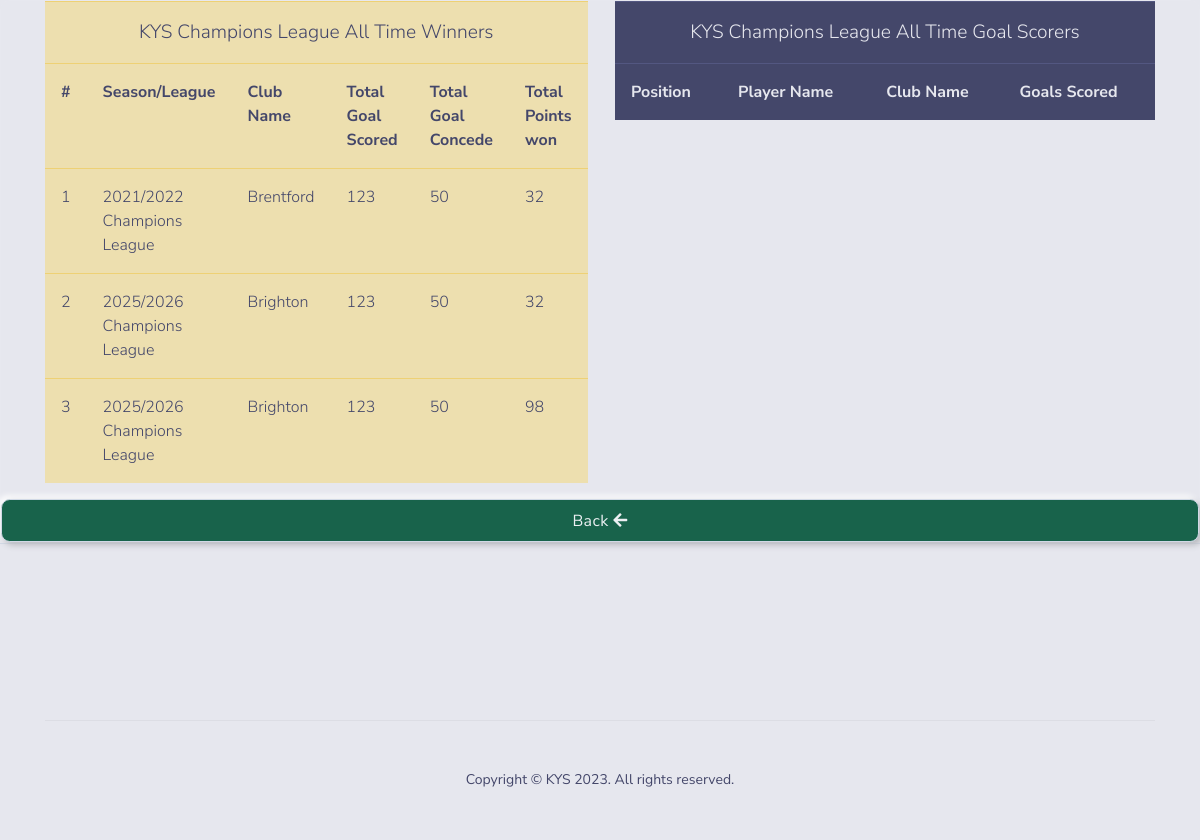
Screenshot of /admin/get_winners/3 with the database file from the repository.
### tables this page shows
CREATE TABLE IF NOT EXISTS `leagues` (
  `id` int(11) NOT NULL AUTO_INCREMENT,
  `type` enum('Premier League','FA Cup','Champions League') NOT NULL,
  `seasonid` int(11) NOT NULL,
  PRIMARY KEY (`id`)
);

CREATE TABLE IF NOT EXISTS `winners` (
  `id` int(11) NOT NULL AUTO_INCREMENT,
  `teamid` int(11) NOT NULL,
  `leagueid` int(11) NOT NULL,
  `seasonid` int(11) NOT NULL,
  `goal_scored` int(11) NOT NULL,
  `goal_concede` int(11) NOT NULL,
  `points` int(11) NOT NULL,
  PRIMARY KEY (`id`)
);

CREATE TABLE IF NOT EXISTS `seasons` (
  `id` int(11) NOT NULL AUTO_INCREMENT,
  `season` varchar(55) NOT NULL,
  `status` enum('inactive','active') NOT NULL,
  PRIMARY KEY (`id`)
);

CREATE TABLE IF NOT EXISTS `teams` (
  `id` int(11) NOT NULL AUTO_INCREMENT,
  `team_name` varchar(55) NOT NULL,
  `coach_name` varchar(55) NOT NULL,
  `phone_number` varchar(15) NOT NULL,
  `coach_passport` varchar(255) NOT NULL,
  PRIMARY KEY (`id`)
);

### application/controllers/Admin.php (called while the page is built, shortened)
<?php
class Admin extends CI_Controller
{
    public function __construct()
    {
        $this->load->model("Auth_model");
        $this->load->model("Admin_model");
        $this->load->library('upload');
    }
    public function get_winners(){
       $type = $this->uri->segment(3);
       $data['result'] = $this->Admin_model->get_winners($type);
       $data['scorers'] = $this->Admin_model->get_all_time_scorers( $type);
       $data['league'] = $this->Admin_model->get_league($type);
       $this->load->view("admin/winners", $data);
    }
}

### index.php (called while the page is built, shortened)
<?php
require_once BASEPATH.'core/CodeIgniter.php';

### application/models/Admin_model.php (called while the page is built, shortened)
<?php
class Admin_model extends CI_Model
{
    public function get_winners($type){
        return $this->db
             ->select("*")
             ->from("winners")
             ->join("seasons", "winners.seasonid = seasons.id")
             ->join("teams", "teams.id = winners.teamid")
             ->join("leagues", "leagues.id = winners.leagueid")
             ->where("winners.leagueid", $type)
             ->get()
             ->result();
    }
    public function get_league($id){
        return $this->db
                    ->where("id", $id)
                    ->get("leagues")
                    ->row();
    }
}

### application/views/admin/winners.php (the view, shortened to what this page needs)
<!DOCTYPE html>
<html lang="en">
<?php $this->load->view("panel/head"); ?>
<body>
    <main>
        <div class="card">
            <div class="container">
                <div class="row">
                    <div class="col-md-6">
                        <table class="table table-warning">
                        <tr><td colspan='6' style="text-align: center; font-size:larger">
                                <?php echo "KYS ". $league->type." All Time Winners"; ?>
                            </td></tr>
                            <tr>
                                <th>#</th>
                                <th>Season/League</th>
                                <th>Club Name</th>
                                <th>Total Goal Scored</th>
                                <th>Total Goal Concede</th>
                                <th>Total Points won</th>
                            </tr>
                            <?php $i = 1;
                            foreach ($result as $row) { ?>
                                <tr>
                                    <td><?php echo $i; ?></td>
                                    <td><?php echo $row->season . " " . $row->type; ?></td>
                                    <td><?php echo $row->team_name; ?></td>
                                    <td><?php echo $row->goal_scored; ?></td>
                                    <td><?php echo $row->goal_concede; ?></td>
                                    <td><?php echo $row->points; ?></td>
                                </tr>
                            <?php $i++;
                            } ?>
                        </table>
                    </div>
                    <div class="col-md-6">
                        <table class="table table-dark">
                            <tr><td colspan='4' style="text-align: center; font-size:larger">
                            <?php echo "KYS ". $league->type." All Time Goal Scorers"; ?>
                            </td></tr>
                            <tr>
                            <th>Position</th>
                            <th>Player Name</th>
                            <th>Club Name</th>
                            <th>Goals Scored</th>
                          </tr>
                        </table>
                    </div>
                </div>
            </div>
            <a href="<?php echo site_url("welcome"); ?>" class="btn btn-success">
                Back <span class="fas fa-arrow-left"></span>
            </a>
        </div>
    </main>
    <?php $this->load->view("panel/footer"); ?>
</body>
</html>

### application/views/panel/head.php (shortened to what this page needs)
<head>
    <link type="text/css" href="<?php echo base_url(); ?>assets/vendor/%40fortawesome/fontawesome-free/css/all.min.css" rel="stylesheet">
    <link type="text/css" href="<?php echo base_url(); ?>assets/css/neumorphism.css" rel="stylesheet">
</head>

### application/views/panel/footer.php (shortened to what this page needs)
<footer class="d-flex pb-5 pt-6 pt-md-7 border-top border-light bg-primary">
        <div class="container">
            <hr class="my-5">
            <div class="row">
                <div class="col">
                    <div class="d-flex text-center justify-content-center align-items-center" role="contentinfo">
                        <p class="font-weight-normal font-small mb-0">Copyright © KYS <span
                                class="current-year"><?php echo date('Y'); ?></span>. All rights reserved.</p>
                    </div>
                </div>
            </div>
        </div>
    </footer>

### rows the page displays
leagues: type "Champions League"
winners: seasonid.season "2021/2022", leagueid.type "Champions League", teamid.team_name "Brentford", goal_scored "123", goal_concede "50", points "32"
winners: seasonid.season "2025/2026", leagueid.type "Champions League", teamid.team_name "Brighton", goal_scored "123", goal_concede "50", points "32"
winners: seasonid.season "2025/2026", leagueid.type "Champions League", teamid.team_name "Brighton", goal_scored "123", goal_concede "50", points "98"
